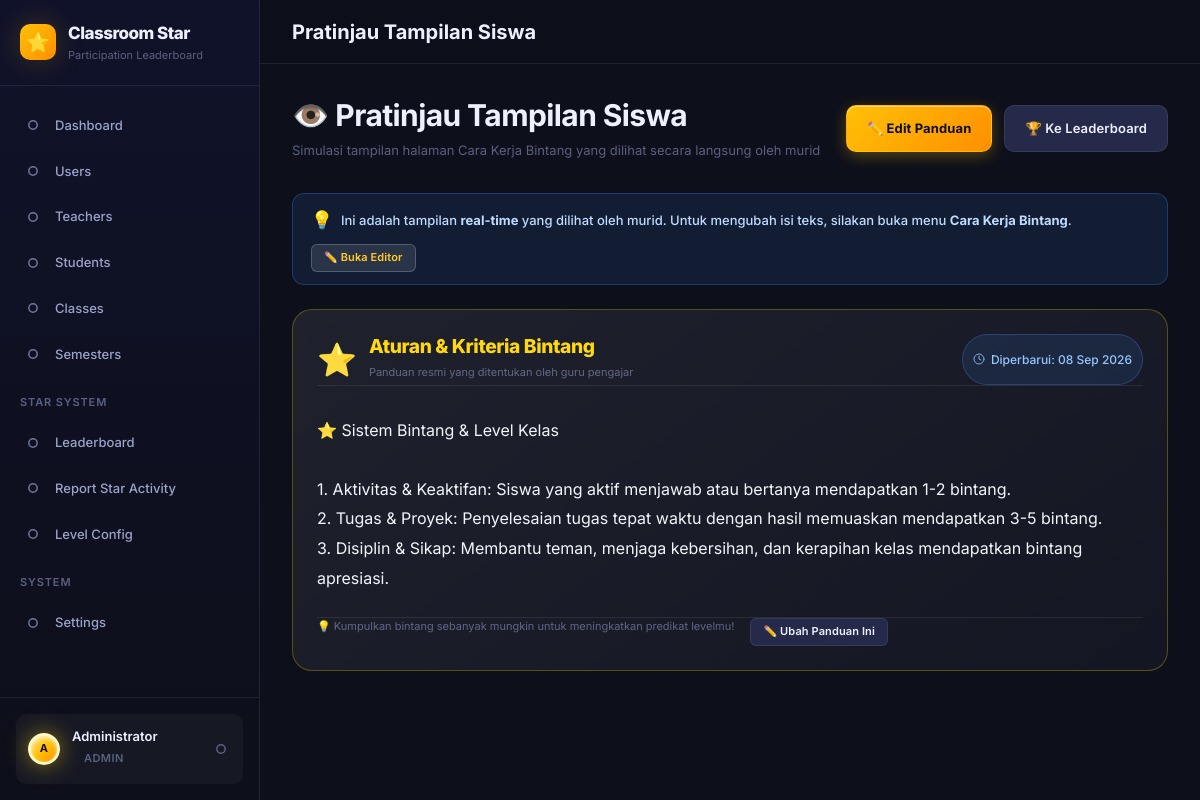
The page /teacher/rules-preview.php (signed in) on the database its author committed.
### tables this page shows
CREATE TABLE `settings` (
  `key`        VARCHAR(100) NOT NULL PRIMARY KEY,
  `value`      TEXT NOT NULL,
  `label`      VARCHAR(150) NULL,
  `updated_at` TIMESTAMP NOT NULL DEFAULT CURRENT_TIMESTAMP ON UPDATE CURRENT_TIMESTAMP
);

### app/bootstrap.php (called while the page is built, shortened)
<?php
spl_autoload_register(function (string $class): void {
    $searchDirs = [
        APP_ROOT . '/core/',
        APP_ROOT . '/models/',
        APP_ROOT . '/helpers/',
    ];
    foreach ($searchDirs as $dir) {
        $file = $dir . $class . '.php';
        if (file_exists($file)) {
            return;
        }
    }
});

### app/config/database.php (called while the page is built)
<?php
return [
    'host'     => 'localhost',
    'port'     => 3306,
    'dbname'   => 'classroom_star',
    'username' => 'root',
    'password' => '',
    'charset'  => 'utf8mb4',
    'options'  => [
        PDO::ATTR_ERRMODE            => PDO::ERRMODE_EXCEPTION,
        PDO::ATTR_DEFAULT_FETCH_MODE => PDO::FETCH_ASSOC,
        PDO::ATTR_EMULATE_PREPARES   => false,
    ],
];

### app/core/Database.php (called while the page is built, shortened)
<?php
class Database
{
    private static ?PDO $instance = null;
    public static function getInstance(): PDO
    {
        if (self::$instance === null) {
            $config = require dirname(__DIR__) . '/config/database.php';
            $dsn = sprintf(
                'mysql:host=%s;port=%d;dbname=%s;charset=%s',
                $config['host'],
                $config['port'],
                $config['dbname'],
                $config['charset']
            );
            try {
                self::$instance = new PDO($dsn, $config['username'], $config['password'], $config['options']);
            } catch (PDOException $e) {
                $appConfig = require dirname(__DIR__) . '/config/app.php';
                if ($appConfig['env'] === 'development') {
                    die(json_encode(['success' => false, 'message' => 'Database connection failed: ' . $e->getMessage()]));
                } else {
                    die(json_encode(['success' => false, 'message' => 'Service unavailable. Please try again later.']));
                }
            }
        }
        return self::$instance;
    }
    public static function queryOne(string $sql, array $params = []): array|false
    {
        $stmt = self::getInstance()->prepare($sql);
        $stmt->execute($params);
        return $stmt->fetch();
    }
}

### public/teacher/rules-preview.php (the view, shortened to what this page needs)
<?php
require_once dirname(__DIR__, 2) . '/app/bootstrap.php';
$setting = Database::queryOne("SELECT value, updated_at FROM settings WHERE `key` = 'star_rules'");
$rulesText   = $setting['value'] ?? '';
$lastUpdated = $setting['updated_at'] ?? null;
include dirname(__DIR__, 2) . '/app/views/layout/header.php';
?>
<div class="page-header page-header-row">
    <div>
        <h1>👁️ Pratinjau Tampilan Siswa</h1>
        <p>Simulasi tampilan halaman Cara Kerja Bintang yang dilihat secara langsung oleh murid</p>
    </div>
    <div class="flex gap-3 flex-wrap">
        <a href="/teacher/rules.php" class="btn btn-primary">
            ✏️ Edit Panduan
        </a>
        <a href="/teacher/leaderboard.php" class="btn btn-secondary">
            🏆 Ke Leaderboard
        </a>
    </div>
</div>
<div class="alert alert-info mb-6" style="background: rgba(59, 130, 246, 0.12); border: 1px solid rgba(59, 130, 246, 0.3); color: #bfdbfe; border-radius: 12px; padding: 12px 18px; display: flex; align-items: center; justify-content: space-between; flex-wrap: wrap; gap: 10px;">
    <div style="display: flex; align-items: center; gap: 8px;">
        <span style="font-size: 1.1rem;">💡</span>
        <span>Ini adalah tampilan <strong>real-time</strong> yang dilihat oleh murid. Untuk mengubah isi teks, silakan buka menu <strong>Cara Kerja Bintang</strong>.</span>
    </div>
    <a href="/teacher/rules.php" class="btn btn-sm btn-secondary" style="background: rgba(255, 255, 255, 0.1); border-color: rgba(255, 255, 255, 0.2);">
        ✏️ Buka Editor
    </a>
</div>
<div class="card" style="background: rgba(18, 22, 34, 0.9); border: 1.5px solid rgba(255, 215, 0, 0.3); border-radius: 20px; padding: var(--space-6);">
    <div class="flex items-center justify-between pb-4 mb-5" style="border-bottom: 1px solid rgba(255, 255, 255, 0.08);">
        <div class="flex items-center gap-3">
            <span style="font-size: 2rem;">⭐</span>
            <div>
                <h2 style="font-size: 1.2rem; font-weight: 800; color: #ffd700; margin: 0;">Aturan & Kriteria Bintang</h2>
                <span class="text-xs text-muted">Panduan resmi yang ditentukan oleh guru pengajar</span>
            </div>
        </div>
        <?php if ($lastUpdated): ?>
        <span style="display: inline-flex; align-items: center; gap: 6px; font-size: 0.75rem; font-weight: 500; text-transform: none; letter-spacing: normal; color: #93c5fd; background: rgba(59, 130, 246, 0.12); border: 1px solid rgba(59, 130, 246, 0.3); padding: 3px 10px; border-radius: 9999px; margin-left: auto; flex-shrink: 0; white-space: nowrap;">
            <svg width="12" height="12" viewBox="0 0 24 24" fill="none" stroke="currentColor" stroke-width="2" stroke-linecap="round" stroke-linejoin="round" style="opacity: 0.85;">
                <circle cx="12" cy="12" r="10"></circle>
                <polyline points="12 6 12 12 16 14"></polyline>
            </svg>
            Diperbarui: <?= date('d M Y', strtotime($lastUpdated)) ?>
        </span>
        <?php endif; ?>
    </div>
    <?php if (empty(trim($rulesText))): ?>
        <div class="empty-state">
            <div class="empty-state-icon">📖</div>
            <div class="empty-state-title">Belum ada panduan</div>
            <div class="empty-state-desc">Guru belum mengunggah penjelasan cara kerja bintang.</div>
            <div class="mt-4">
                <a href="/teacher/rules.php" class="btn btn-primary btn-sm">
                    ✏️ Tulis Panduan Sekarang
                </a>
            </div>
        </div>
    <?php else: ?>
        <div class="rules-body" style="line-height: 1.85; font-size: 1rem; color: #f1f5f9; white-space: pre-wrap; word-break: break-word;">
<?= htmlspecialchars($rulesText) ?>
        </div>
    <?php endif; ?>
    <div class="mt-6 pt-4 flex justify-between items-center flex-wrap gap-4" style="border-top: 1px solid rgba(255, 255, 255, 0.08);">
        <span class="text-xs text-muted">💡 Kumpulkan bintang sebanyak mungkin untuk meningkatkan predikat levelmu!</span>
        <a href="/teacher/rules.php" class="btn btn-secondary btn-sm">
            ✏️ Ubah Panduan Ini
        </a>
    </div>
</div>
<?php include dirname(__DIR__, 2) . '/app/views/layout/footer.php'; ?>

### public/assets/css/main.css (style rules this page uses)
:root { --clr-bg-primary: #0d0f1a; --clr-bg-secondary: #131628; --clr-bg-tertiary: #1a1d35; --clr-bg-card: #1e2240; --clr-bg-card-hover: #252a4a; --clr-bg-input: #181b30; --clr-bg-sidebar: #10122a; --clr-gold-100: #fff8e1; --clr-gold-300: #ffd54f; --clr-gold-400: #ffca28; --clr-gold-500: #ffc107; --clr-gold-600: #ffb300; --clr-gold-700: #ff8f00; --clr-purple-400: #9c6dff; --clr-purple-500: #7c4dff; --clr-purple-600: #6200ea; --clr-blue-400: #448aff; --clr-blue-500: #2979ff; --clr-success: #00e676; --clr-warning: #ffea00; --clr-danger: #ff5252; --clr-info: #40c4ff; --clr-text-primary: #eef0ff; --clr-text-secondary: #9ba3c9; --clr-text-muted: #5a6080; --clr-text-inverse: #0d0f1a; --clr-border: rgba(255, 255, 255, 0.08); --clr-border-focus: var(--clr-gold-500); --grad-gold: linear-gradient(135deg, #ffc107 0%, #ff8f00 100%); --grad-purple: linear-gradient(135deg, #9c6dff 0%, #6200ea 100%); --grad-hero: linear-gradient(135deg, #1a1d35 0%, #0d0f1a 50%, #1a0d35 100%); --grad-card: linear-gradient(145deg, rgba(255,255,255,0.06) 0%, rgba(255,255,255,0.01) 100%); --grad-sidebar: linear-gradient(180deg, #10122a 0%, #0d0f1a 100%); --shadow-sm: 0 2px 8px rgba(0, 0, 0, 0.3); --shadow-md: 0 8px 24px rgba(0, 0, 0, 0.4); --shadow-lg: 0 20px 60px rgba(0, 0, 0, 0.5); --shadow-gold: 0 0 30px rgba(255, 193, 7, 0.2); --shadow-purple: 0 0 30px rgba(124, 77, 255, 0.25); --shadow-card: 0 4px 20px rgba(0, 0, 0, 0.35); --space-1: 0.25rem; --space-2: 0.5rem; --space-3: 0.75rem; --space-4: 1rem; --space-5: 1.25rem; --space-6: 1.5rem; --space-7: 1.75rem; --space-8: 2rem; --space-10: 2.5rem; --space-12: 3rem; --space-16: 4rem; --font-base: 'Inter', -apple-system, BlinkMacSystemFont, 'Segoe UI', sans-serif; --fs-xs: 0.6875rem; --fs-sm: 0.8125rem; --fs-base: 0.9375rem; --fs-md: 1.0625rem; --fs-lg: 1.25rem; --fs-xl: 1.5rem; --fs-2xl: 1.875rem; --fs-3xl: 2.25rem; --fs-4xl: 3rem; --radius-sm: 6px; --radius-md: 10px; --radius-lg: 16px; --radius-xl: 24px; --radius-full: 9999px; --transition-fast: all 0.15s ease; --transition-base: all 0.25s ease; --transition-slow: all 0.4s ease; --sidebar-width: 260px; --sidebar-collapsed: 72px; --header-height: 64px; --content-max-width: 1280px; }
*, *::before, *::after { box-sizing: border-box; margin: 0; padding: 0; }
html { font-size: 16px; scroll-behavior: smooth; -webkit-text-size-adjust: 100%; }
body { font-family: var(--font-base); font-size: var(--fs-base); font-weight: 400; line-height: 1.6; color: var(--clr-text-primary); background-color: var(--clr-bg-primary); min-height: 100vh; -webkit-font-smoothing: antialiased; -moz-osx-font-smoothing: grayscale; }
h1, h2, h3, h4, h5, h6 { font-weight: 700; line-height: 1.3; color: var(--clr-text-primary); letter-spacing: -0.02em; }
h1 { font-size: var(--fs-3xl); }
h2 { font-size: var(--fs-2xl); }
p { color: var(--clr-text-secondary); line-height: 1.7; }
a { color: var(--clr-gold-400); text-decoration: none; transition: var(--transition-fast); }

### public/assets/css/layout.css (style rules this page uses)
.page-header { margin-bottom: var(--space-8); }
.page-header h1 { font-size: var(--fs-2xl); margin-bottom: var(--space-1); }
.page-header p { font-size: var(--fs-sm); color: var(--clr-text-muted); }
.page-header-row { display: flex; align-items: flex-end; justify-content: space-between; gap: var(--space-4); flex-wrap: wrap; }
.flex { display: flex; }
.flex-wrap { flex-wrap: wrap; }
.gap-3 { gap: var(--space-3); }
.gap-4 { gap: var(--space-4); }

### rows shown on the page
settings: updated_at "08 Sep 2026", value "⭐ Sistem Bintang & Level Kelas 1. Aktivitas & Keaktifan: Siswa yang aktif menjawab atau bertanya mendapatkan 1-2 bintang. 2. Tugas & Proyek: Penyelesaian tugas tepat waktu dengan hasil memuaskan mendapatkan 3-5 bintang. 3. Disiplin & Sikap: Membantu teman, menjaga kebersihan, dan kerapihan kelas mendapatkan bintang apresiasi."

### other values the page prints
$item['label'] "Dashboard"
$item['label'] "Users"
$item['label'] "Teachers"
$item['label'] "Students"
$item['label'] "Classes"
$item['label'] "Semesters"
$item['section'] "STAR SYSTEM"
$item['label'] "Leaderboard"
$item['label'] "Report Star Activity"
$item['label'] "Level Config"
$item['section'] "SYSTEM"
$item['label'] "Settings"
$initials "A"
$user['name'] "Administrator"
$roleBadge['label'] "ADMIN"
